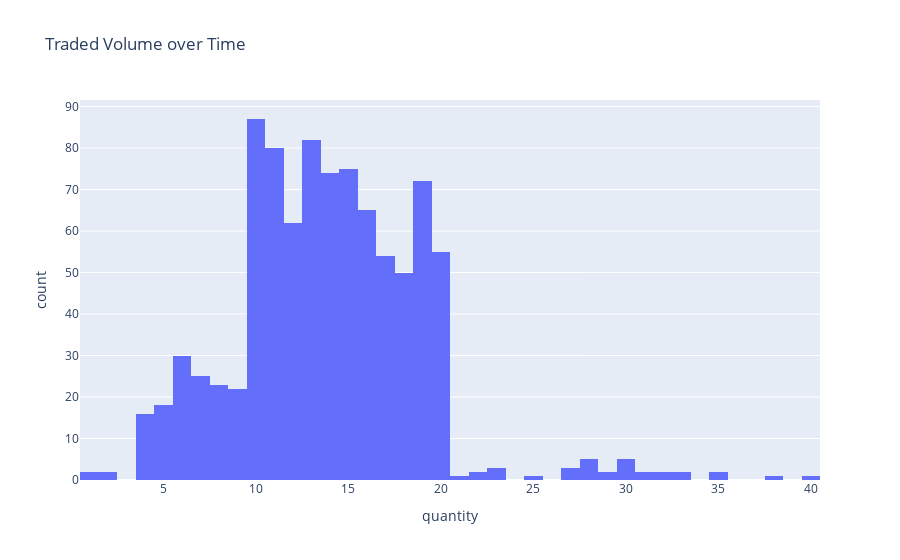

Notebook cell for this chart:
### Code cell
df_trades = get_trades_df(1)
df_trades_coupon = df_trades[df_trades['symbol'] == 'COCONUT_COUPON']
df_trades_coupon['quantity'] = df_trades_coupon['quantity'].astype(int)
df_trades_coupon = df_trades_coupon.groupby('timestamp')['quantity'].sum().reset_index()
fig = px.histogram(df_trades_coupon, x='quantity', title='Traded Volume over Time')
fig.show()
df_trades_coupon[df_trades_coupon['quantity'] > 25]

### Figure 1 — Plotly figure (JSON) as saved in the notebook; plotly's stock layout.template omitted (floating-point values rounded to 4 significant figures; data arrays with more than 128 entries replaced by an {"elided": "..."} marker saying what was removed)
{"data": [{"alignmentgroup": "True", "bingroup": "x", "hovertemplate": "quantity=%{x}<br>count=%{y}<extra></extra>", "legendgroup": "", "marker": {"color": "#636efa", "pattern": {"shape": ""}}, "name": "", "offsetgroup": "", "orientation": "v", "showlegend": false, "type": "histogram", "x": {"elided": "926 int values"}, "xaxis": "x", "yaxis": "y"}], "layout": {"barmode": "relative", "legend": {"tracegroupgap": 0}, "title": {"text": "Traded Volume over Time"}, "xaxis": {"anchor": "y", "domain": [0, 1], "title": {"text": "quantity"}}, "yaxis": {"anchor": "x", "domain": [0, 1], "title": {"text": "count"}}}}
